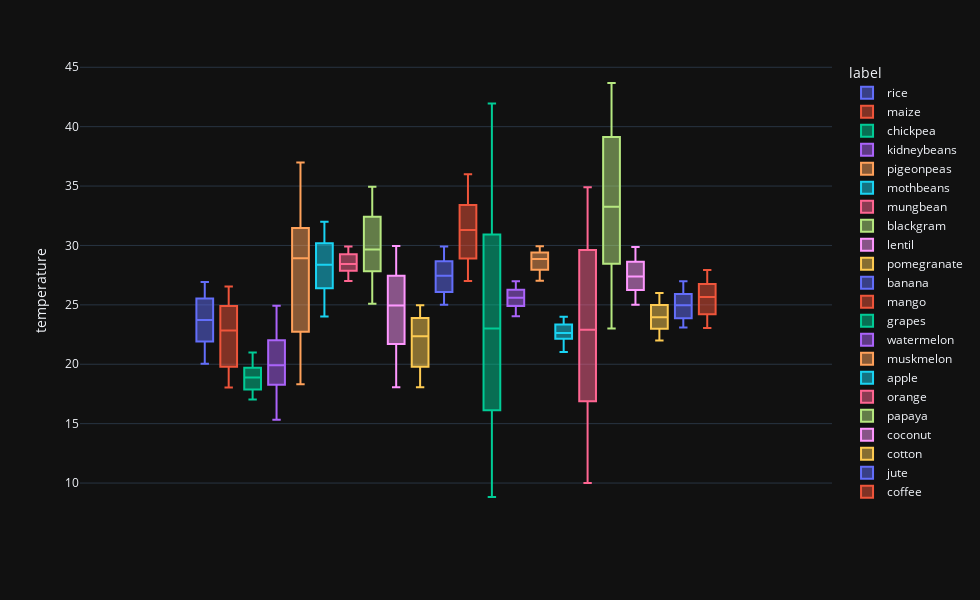

Notebook code for this chart:
### Code cell
fig = px.box(data,y='temperature',template = 'plotly_dark',color='label')
fig.update_layout(autosize=False,width=980,height=600,)
fig.show()
